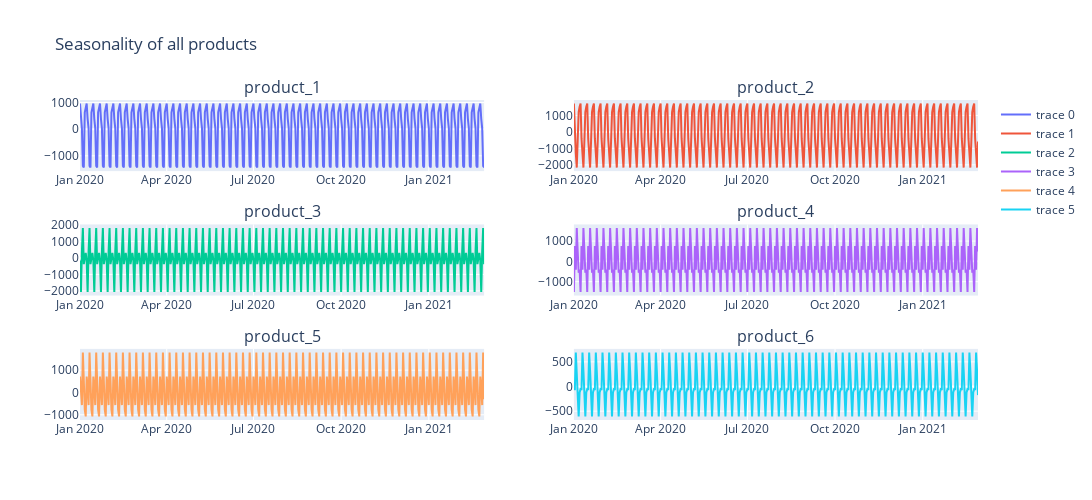

Source (notebook cell):
### Markdown cell above
# It is evident that all the product follows upward trend over time

### Code cell
def show_seasonality() -> plt.figure:
    fig = make_subplots(rows=3, cols=2,subplot_titles=df_order.columns.to_list()[1:])
    fig.add_trace(
        go.Scatter(x=df_order.index,y=sm.tsa.seasonal_decompose(df_order['product_1']).seasonal),
        row=1, col=1)
    fig.add_trace(
        go.Scatter(x=df_order.index,y=sm.tsa.seasonal_decompose(df_order['product_2']).seasonal),
        row=1, col=2)
    fig.add_trace(
        go.Scatter(x=df_order.index,y=sm.tsa.seasonal_decompose(df_order['product_3']).seasonal),
        row=2, col=1)
    fig.add_trace(
        go.Scatter(x=df_order.index,y=sm.tsa.seasonal_decompose(df_order['product_4']).seasonal),
        row=2, col=2)
    fig.add_trace(
        go.Scatter(x=df_order.index,y=sm.tsa.seasonal_decompose(df_order['product_5']).seasonal),
        row=3, col=1)
    fig.add_trace(
        go.Scatter(x=df_order.index,y=sm.tsa.seasonal_decompose(df_order['product_6']).seasonal),
        row=3, col=2)
    fig.update_layout(height=500, width=1400, title_text="Seasonality of all products")
    fig.show()

show_seasonality()

### Figure 1 — Plotly figure (JSON) as saved in the notebook; plotly's stock layout.template omitted (floating-point values rounded to 4 significant figures; data arrays with more than 128 entries replaced by an {"elided": "..."} marker saying what was removed)
{"data": [{"type": "scatter", "x": {"elided": "425 str values"}, "xaxis": "x", "y": {"elided": "425 float values"}, "yaxis": "y"}, {"type": "scatter", "x": {"elided": "425 str values"}, "xaxis": "x2", "y": {"elided": "425 float values"}, "yaxis": "y2"}, {"type": "scatter", "x": {"elided": "425 str values"}, "xaxis": "x3", "y": {"elided": "425 float values"}, "yaxis": "y3"}, {"type": "scatter", "x": {"elided": "425 str values"}, "xaxis": "x4", "y": {"elided": "425 float values"}, "yaxis": "y4"}, {"type": "scatter", "x": {"elided": "425 str values"}, "xaxis": "x5", "y": {"elided": "425 float values"}, "yaxis": "y5"}, {"type": "scatter", "x": {"elided": "425 str values"}, "xaxis": "x6", "y": {"elided": "425 float values"}, "yaxis": "y6"}], "layout": {"annotations": [{"font": {"size": 16}, "showarrow": false, "text": "product_1", "x": 0.225, "xanchor": "center", "xref": "paper", "y": 1, "yanchor": "bottom", "yref": "paper"}, {"font": {"size": 16}, "showarrow": false, "text": "product_2", "x": 0.775, "xanchor": "center", "xref": "paper", "y": 1, "yanchor": "bottom", "yref": "paper"}, {"font": {"size": 16}, "showarrow": false, "text": "product_3", "x": 0.225, "xanchor": "center", "xref": "paper", "y": 0.6111, "yanchor": "bottom", "yref": "paper"}, {"font": {"size": 16}, "showarrow": false, "text": "product_4", "x": 0.775, "xanchor": "center", "xref": "paper", "y": 0.6111, "yanchor": "bottom", "yref": "paper"}, {"font": {"size": 16}, "showarrow": false, "text": "product_5", "x": 0.225, "xanchor": "center", "xref": "paper", "y": 0.2222, "yanchor": "bottom", "yref": "paper"}, {"font": {"size": 16}, "showarrow": false, "text": "product_6", "x": 0.775, "xanchor": "center", "xref": "paper", "y": 0.2222, "yanchor": "bottom", "yref": "paper"}], "height": 500, "title": {"text": "Seasonality of all products"}, "width": 1400, "xaxis": {"anchor": "y", "domain": [0, 0.45]}, "xaxis2": {"anchor": "y2", "domain": [0.55, 1]}, "xaxis3": {"anchor": "y3", "domain": [0, 0.45]}, "xaxis4": {"anchor": "y4", "domain": [0.55, 1]}, "xaxis5": {"anchor": "y5", "domain": [0, 0.45]}, "xaxis6": {"anchor": "y6", "domain": [0.55, 1]}, "yaxis": {"anchor": "x", "domain": [0.7778, 1]}, "yaxis2": {"anchor": "x2", "domain": [0.7778, 1]}, "yaxis3": {"anchor": "x3", "domain": [0.3889, 0.6111]}, "yaxis4": {"anchor": "x4", "domain": [0.3889, 0.6111]}, "yaxis5": {"anchor": "x5", "domain": [0, 0.2222]}, "yaxis6": {"anchor": "x6", "domain": [0, 0.2222]}}}
